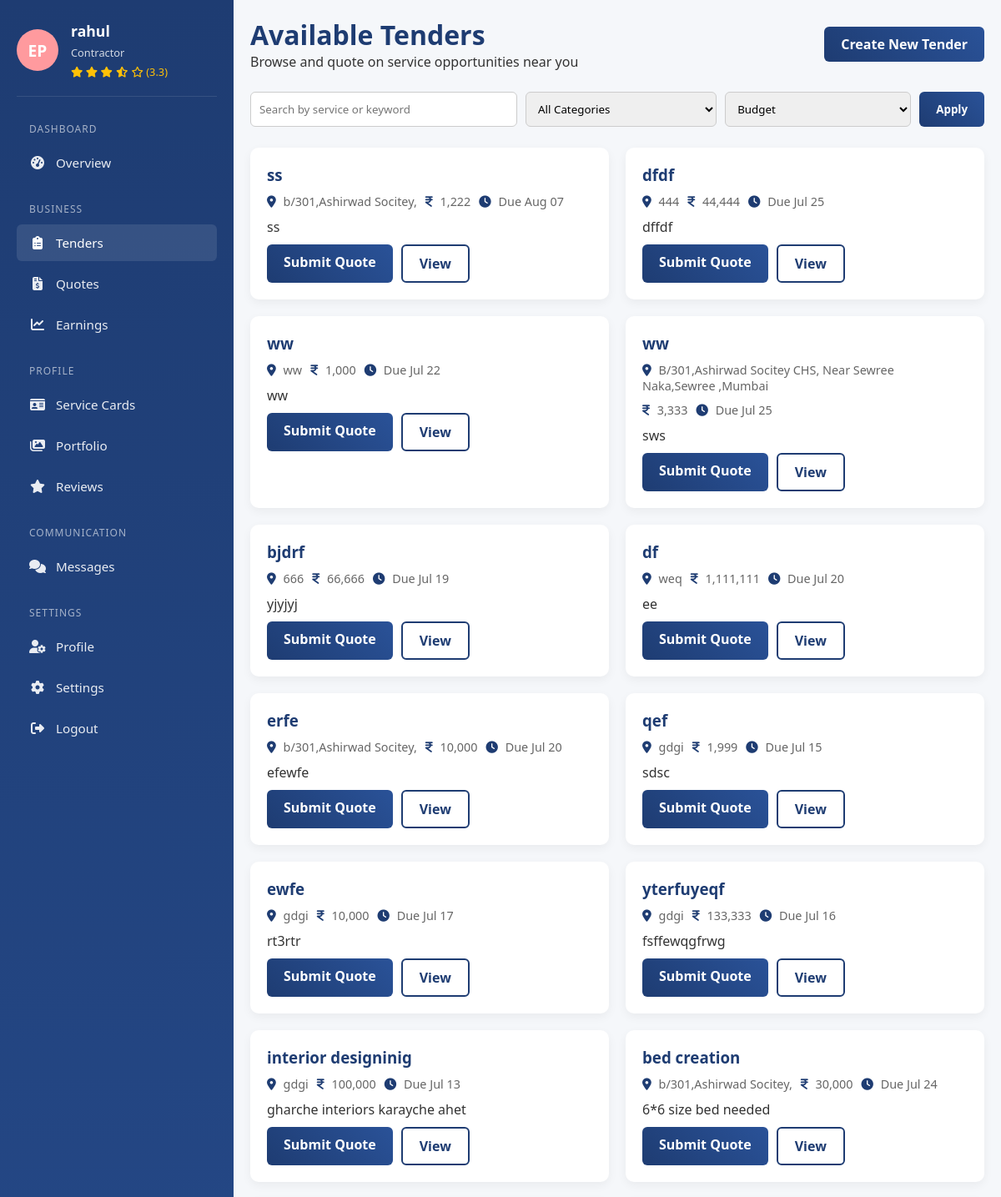
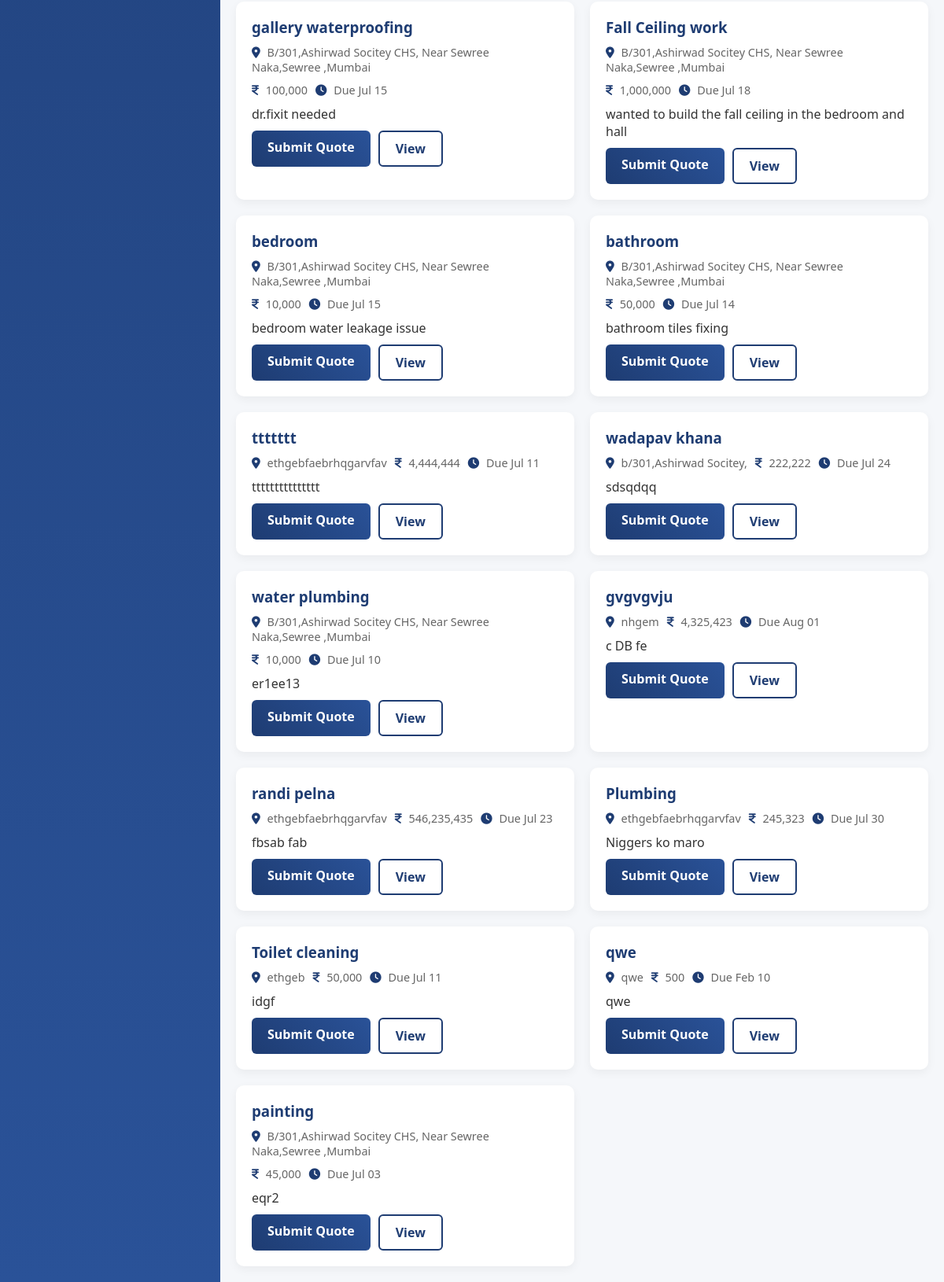
Screenshot of /tenders/ (signed in) with the database file from the repository (2 pictures, top to bottom).
### CommissionZeroApp/models.py (models this page shows, shortened)
class Tender(models.Model):
    SERVICE_CATEGORIES = [
        ('electrician', 'Electrician'),
        ('plumber', 'Plumber'),
        ('painter', 'Painter'),
        ('carpenter', 'Carpenter'),
        ('solar', 'Solar Electrician'),
    ]
    URGENCY_CHOICES = [
        ('urgent', 'Urgent (Within 24 hours)'),
        ('soon', 'Soon (Within a week)'),
        ('flexible', 'Flexible (No specific deadline)'),
    ]
    user = models.ForeignKey(User, on_delete=models.CASCADE)
    title = models.CharField(max_length=255)
    description = models.TextField()
    category = models.CharField(max_length=50, choices=SERVICE_CATEGORIES)
    budget = models.PositiveIntegerField(blank=True, null=True)
    urgency = models.CharField(max_length=20, choices=URGENCY_CHOICES)
    address = models.CharField(max_length=255)
    postcode = models.CharField(max_length=10)
    start_date = models.DateField(blank=True, null=True)
    deadline = models.DateField()
    notes = models.TextField(blank=True)
    images = models.ImageField(upload_to='tender_images/', blank=True, null=True)
    status = models.CharField(max_length=20, default='open')
    created_at = models.DateTimeField(auto_now_add=True)

### CommissionZeroApp/views.py (the view)
# urls.py: path('tenders/', views.tenders, name='tenders'),
@role_required(['provider'])
@login_required
def tenders(request):
    tenders = Tender.objects.exclude(user=request.user).order_by('-created_at')
    avg_rating = Review.objects.filter(provider=request.user).aggregate(avg=Avg('rating'))['avg']
    avg_rating = round(avg_rating or 0, 1)
    return render(request, 'CommissionZeroApp/service_provider/tenders.html', {
        'tenders': tenders,
        'avg_rating': avg_rating,
    })

### CommissionZeroApp/context_processors.py (called while the page is built)
def provider_avg_rating(request):
    if request.user.is_authenticated and hasattr(request.user, 'role') and request.user.role == 'provider':
        avg_rating = Review.objects.filter(provider=request.user).aggregate(avg=Avg('rating'))['avg']
        return {'avg_rating': round(avg_rating or 0, 1)}
    return {}

### CommissionZeroApp/templates/CommissionZeroApp/service_provider/tenders.html (shortened to what this page needs)
{% block content %}
{% load humanize %}
{% load static %}
<!DOCTYPE html>
<html lang="en">
<head>
    <link rel="stylesheet" href="{% static 'css/service_provider/tenders.css' %}">
    <link rel="stylesheet" href="https://cdnjs.cloudflare.com/ajax/libs/font-awesome/6.4.0/css/all.min.css">
</head>
<body>
    {% include "sidebar_service.html" %}
    <div class="main-content">
        <div class="container">
            <div class="tenders-header">
                <div>
                    <h1>Available Tenders</h1>
                    <p>Browse and quote on service opportunities near you</p>
                </div>
                <a href="#" class="btn">Create New Tender</a>
            </div>
            <div class="filters">
                <input type="text" placeholder="Search by service or keyword">
                <select>
                    <option value="">All Categories</option>
                </select>
                <select>
                    <option value="">Budget</option>
                </select>
                <button class="btn">Apply</button>
            </div>
<div class="tenders-grid">
    {% for tender in tenders %}
    <div class="tender-card">
        <h3>{{ tender.title }}</h3>
        <div class="tender-meta">
            <span><i class="fas fa-map-marker-alt"></i> {{ tender.address }}</span>
            <span><i class="fa-solid fa-indian-rupee-sign"></i>
                {% if tender.budget %}
                    {{ tender.budget|intcomma }}
                {% else %}
                    –
                {% endif %}
            </span>
            <span><i class="fas fa-clock"></i> Due {{ tender.deadline|date:"M d" }}</span>
        </div>
        <p>{{ tender.description|truncatewords:20 }}</p>
        <div class="tender-actions">
            <a href="{% url 'submit_quotation' tender.id %}" class="btn">Submit Quote</a>
            <a href="{% url 'service_tenders' tender.id %}" class="btn btn-outline">View</a>
        </div>
    </div>
    {% empty %}
    <p>No open tenders yet.</p>
    {% endfor %}
</div>
            </div>
        </div>
</body>
</html>
{% endblock %}

### templates/sidebar_service.html (shortened to what this page needs)
{% block content %}
{% load static %}
<!DOCTYPE html>
<html lang="en">
<head>
  <link rel="stylesheet" href="https://cdnjs.cloudflare.com/ajax/libs/font-awesome/6.4.0/css/all.min.css">
  <link rel="stylesheet" href="{% static 'css/service_provider/sidebar_service.css' %}">
</head>
<body>
<aside class="provider-sidebar" id="sidebar">
  <div class="provider-profile">
    <div class="provider-avatar">EP</div>
    <div class="provider-info">
      <h3>{{ user.username }}</h3>
      <p>Contractor</p>
      <div class="provider-rating">
        {% if avg_rating %}
          {% for i in "12345" %}
            {% if forloop.counter <= avg_rating %}
              <i class="fas fa-star"></i>
            {% elif forloop.counter0 < avg_rating and avg_rating < forloop.counter %}
              <i class="fas fa-star-half-alt"></i>
            {% else %}
              <i class="far fa-star"></i>
            {% endif %}
          {% endfor %}
          <span>({{ avg_rating }})</span>
        {% else %}
          <span>No ratings yet</span>
        {% endif %}
      </div>
    </div>
  </div>
  {% url 'service_dashboard' as service_dashboard %}
  {% url 'tenders' as tenders %}
  {% url 'quotes' as quotes %}
  {% url 'earnings' as earnings %}
  {% url 'service_cards' as service_cards %}
  {% url 'portfolio' as portfolio %}
  {% url 'reviews_service' as reviews_service %}
  {% url 'messages_service' as messages_service %}
  {% url 'profile' as profile %}
  {% url 'settings_service' as settings_service %}
  <nav class="provider-menu">
    <div class="menu-category">Dashboard</div>
    <a href="{{ service_dashboard }}" class="menu-item {% if request.path == service_dashboard %}active{% endif %}">
      <i class="fas fa-tachometer-alt"></i><span>Overview</span>
    </a>
    <div class="menu-category">Business</div>
    <a href="{{ tenders }}" class="menu-item {% if request.path == tenders %}active{% endif %}">
      <i class="fas fa-clipboard-list"></i><span>Tenders</span>
    </a>
    <a href="{{ quotes }}" class="menu-item {% if request.path == quotes %}active{% endif %}">
      <i class="fas fa-file-invoice-dollar"></i><span>Quotes</span>
    </a>
    <a href="{{ earnings }}" class="menu-item {% if request.path == earnings %}active{% endif %}">
      <i class="fas fa-chart-line"></i><span>Earnings</span>
    </a>
    <div class="menu-category">Profile</div>
    <a href="{{ service_cards }}" class="menu-item {% if request.path == service_cards %}active{% endif %}">
      <i class="fas fa-id-card"></i><span>Service Cards</span>
    </a>
    <a href="{{ portfolio }}" class="menu-item {% if request.path == portfolio %}active{% endif %}">
      <i class="fas fa-images"></i><span>Portfolio</span>
    </a>
    <a href="{{ reviews_service }}" class="menu-item {% if request.path == reviews_service %}active{% endif %}">
      <i class="fas fa-star"></i><span>Reviews</span>
    </a>
    <div class="menu-category">Communication</div>
    <a href="{{ messages_service }}" class="menu-item {% if request.path == messages_service %}active{% endif %}">
      <i class="fas fa-comments"></i><span>Messages</span>
    </a>
    <div class="menu-category">Settings</div>
    <a href="{{ profile }}" class="menu-item {% if request.path == profile %}active{% endif %}">
      <i class="fas fa-user-cog"></i><span>Profile</span>
    </a>
    <a href="{{ settings_service }}" class="menu-item {% if request.path == settings_service %}active{% endif %}">
      <i class="fas fa-cog"></i><span>Settings</span>
    </a>
    <a href="{% url 'logout' %}" class="menu-item">
            <i class="fas fa-sign-out-alt"></i>
            <span>Logout</span>
        </a>
  </nav>
</aside>
</body>
</html>
{% endblock %}

### static/css/service_provider/tenders.css (style rules this page uses)
:root { --primary: #1e3c72; --secondary: #2a5298; --accent: #ff9a9e; --light: #f5f7fa; --dark: #333; }
body { background-color: var(--light); color: var(--dark); font-family: 'Segoe UI', Tahoma, Geneva, Verdana, sans-serif; display: flex; margin: 0; }
.main-content { width: calc(100% - 280px); padding: 20px; transition: margin-left 0.3s; }
.container { max-width: 1200px; margin: auto; }
.tenders-header { display: flex; justify-content: space-between; align-items: center; flex-wrap: wrap; margin-bottom: 25px; }
.tenders-header h1 { color: var(--primary); }
.btn { background: linear-gradient(45deg, var(--primary), var(--secondary)); color: white; padding: 10px 20px; text-decoration: none; border: none; border-radius: 6px; font-weight: 600; transition: 0.3s; cursor: pointer; }
.btn-outline { background: transparent; border: 2px solid var(--primary); color: var(--primary); }
.filters { display: flex; flex-wrap: wrap; gap: 10px; margin-bottom: 25px; }
.filters input, .filters select { padding: 10px; border-radius: 6px; border: 1px solid #ccc; min-width: 150px; flex-grow: 1; }
.tenders-grid { display: grid; grid-template-columns: repeat(auto-fill, minmax(320px, 1fr)); gap: 20px; }
.tender-card { background: white; border-radius: 10px; padding: 20px; box-shadow: 0 4px 12px rgba(0, 0, 0, 0.05); }
.tender-card h3 { color: var(--primary); margin-bottom: 10px; }
.tender-meta { display: flex; flex-wrap: wrap; gap: 10px; font-size: 0.9rem; margin-bottom: 10px; color: #666; }
.tender-meta i { margin-right: 5px; color: var(--primary); }
.tender-actions { display: flex; gap: 10px; margin-top: 10px; }

### static/css/service_provider/sidebar_service.css (style rules this page uses)
:root { --primary: #1e3c72; --secondary: #2a5298; --accent: #ff9a9e; --light: #f5f7fa; --dark: #333; }
* { margin: 0; padding: 0; box-sizing: border-box; font-family: 'Segoe UI', Tahoma, Geneva, Verdana, sans-serif; }
body { background-color: #f5f7fa; display: flex; min-height: 100vh; }
.provider-sidebar { background: linear-gradient(180deg, var(--primary), var(--secondary)); color: white; width: 280px; padding: 25px 20px; position: relative; transition: all 0.3s ease; z-index: 1000; }
.provider-profile { display: flex; align-items: center; margin-bottom: 30px; padding-bottom: 20px; border-bottom: 1px solid rgba(255,255,255,0.1); }
.provider-avatar { width: 50px; height: 50px; border-radius: 50%; background-color: var(--accent); display: flex; align-items: center; justify-content: center; margin-right: 15px; color: white; font-weight: bold; font-size: 1.2rem; }
.provider-info h3 { margin-bottom: 5px; font-size: 1.1rem; }
.provider-info p { font-size: 0.8rem; opacity: 0.8; margin-bottom: 5px; }
.provider-rating { color: #FFC107; font-size: 0.8rem; }
.provider-menu { margin-top: 20px; }
.menu-category { color: rgba(255,255,255,0.6); font-size: 0.75rem; text-transform: uppercase; letter-spacing: 1px; margin: 25px 0 10px 15px; }
.menu-item { display: flex; align-items: center; padding: 12px 15px; margin-bottom: 5px; border-radius: 6px; color: rgba(255,255,255,0.9); text-decoration: none; transition: all 0.3s; font-size: 0.95rem; }
.menu-item.active, .menu-item:hover { background-color: rgba(255,255,255,0.1); color: white; }
.menu-item i { margin-right: 12px; width: 20px; text-align: center; font-size: 1rem; }

### rows the page displays
Tender: title "ss", address "b/301,Ashirwad Socitey,", budget "1,222", deadline "Aug 07", description "ss"
Tender: title "dfdf", address "444", budget "44,444", deadline "Jul 25", description "dffdf"
Tender: title "ww", address "ww", budget "1,000", deadline "Jul 22", description "ww"
Tender: title "ww", address "B/301,Ashirwad Socitey CHS, Near Sewree Naka,Sewree ,Mumbai", budget "3,333", deadline "Jul 25", description "sws"
Tender: title "bjdrf", address "666", budget "66,666", deadline "Jul 19", description "yjyjyj"
Tender: title "df", address "weq", budget "1,111,111", deadline "Jul 20", description "ee"
Tender: title "erfe", address "b/301,Ashirwad Socitey,", budget "10,000", deadline "Jul 20", description "efewfe"
Tender: title "qef", address "gdgi", budget "1,999", deadline "Jul 15", description "sdsc"
Tender: title "ewfe", address "gdgi", budget "10,000", deadline "Jul 17", description "rt3rtr"
Tender: title "yterfuyeqf", address "gdgi", budget "133,333", deadline "Jul 16", description "fsffewqgfrwg"
Tender: title "interior designinig", address "gdgi", budget "100,000", deadline "Jul 13", description "gharche interiors karayche ahet"
Tender: title "bed creation", address "b/301,Ashirwad Socitey,", budget "30,000", deadline "Jul 24", description "6*6 size bed needed"
Tender: title "gallery waterproofing", address "B/301,Ashirwad Socitey CHS, Near Sewree Naka,Sewree ,Mumbai", budget "100,000", deadline "Jul 15", description "dr.fixit needed"
Tender: title "Fall Ceiling work", address "B/301,Ashirwad Socitey CHS, Near Sewree Naka,Sewree ,Mumbai", budget "1,000,000", deadline "Jul 18", description "wanted to build the fall ceiling in the bedroom and hall"
Tender: title "bedroom", address "B/301,Ashirwad Socitey CHS, Near Sewree Naka,Sewree ,Mumbai", budget "10,000", deadline "Jul 15", description "bedroom water leakage issue"
Tender: title "bathroom", address "B/301,Ashirwad Socitey CHS, Near Sewree Naka,Sewree ,Mumbai", budget "50,000", deadline "Jul 14", description "bathroom tiles fixing"
Tender: title "ttttttt", address "ethgebfaebrhqgarvfav", budget "4,444,444", deadline "Jul 11", description "ttttttttttttttt"
Tender: title "wadapav khana", address "b/301,Ashirwad Socitey,", budget "222,222", deadline "Jul 24", description "sdsqdqq"
Tender: title "water plumbing", address "B/301,Ashirwad Socitey CHS, Near Sewree Naka,Sewree ,Mumbai", budget "10,000", deadline "Jul 10", description "er1ee13"
Tender: title "gvgvgvju", address "nhgem", budget "4,325,423", deadline "Aug 01", description "c DB fe"
Tender: title "randi pelna", address "ethgebfaebrhqgarvfav", budget "546,235,435", deadline "Jul 23", description "fbsab fab"
Tender: title "Plumbing", address "ethgebfaebrhqgarvfav", budget "245,323", deadline "Jul 30", description "Niggers ko maro"
Tender: title "Toilet cleaning", address "ethgeb", budget "50,000", deadline "Jul 11", description "idgf"
Tender: title "qwe", address "qwe", budget "500", deadline "Feb 10", description "qwe"
Tender: title "painting", address "B/301,Ashirwad Socitey CHS, Near Sewree Naka,Sewree ,Mumbai", budget "45,000", deadline "Jul 03", description "eqr2"

### other values shown
{{ user.username }} "rahul"
{{ avg_rating }} "3.3"
